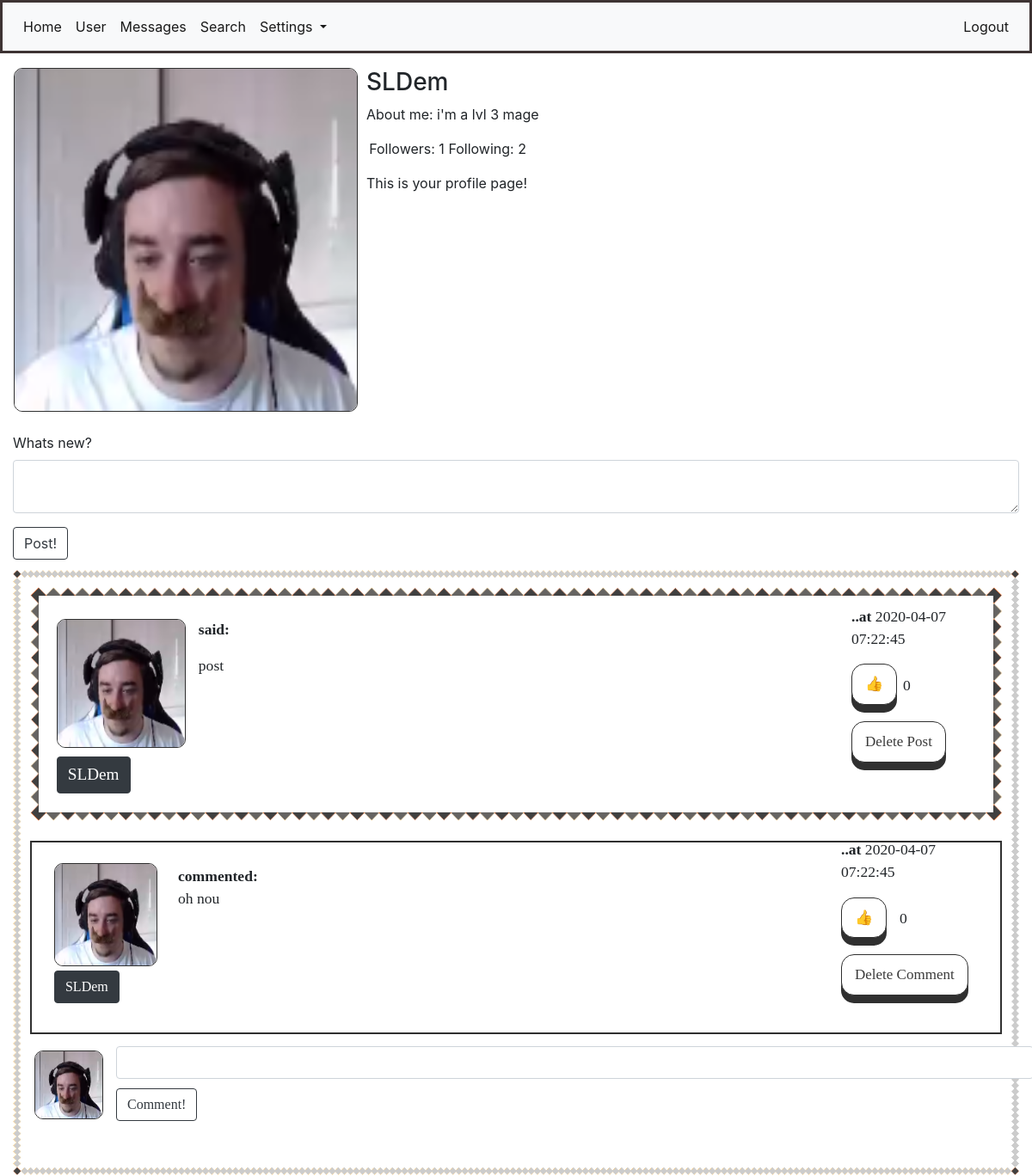
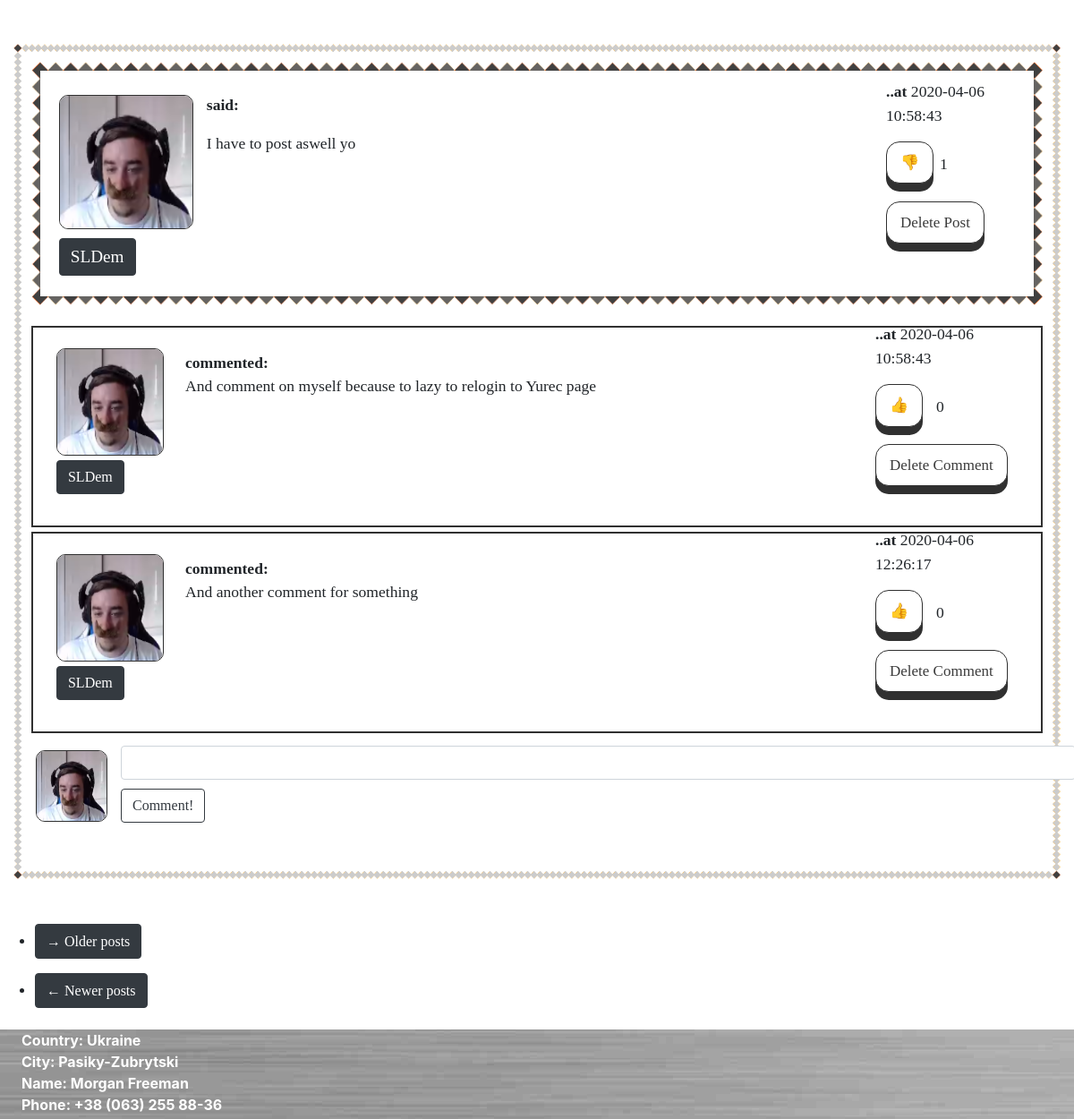
/user/SLDem (signed in), run on the app's committed database (2 pictures, top to bottom).
### app/models.py (models this page shows, shortened)
class User(UserMixin, db.Model):
    id = db.Column(db.Integer, primary_key=True)
    username = db.Column(db.String(64), index=True, unique=True)
    email = db.Column(db.String(124), index=True, unique=True)
    password_hash = db.Column(db.String(128))
    about_me = db.Column(db.String(1024))
    last_seen = db.Column(db.DateTime, default=datetime.utcnow())
    avatar_set = db.Column(db.Boolean, default=False)
    posts = db.relationship("Post", backref='author', lazy='dynamic')
    comments = db.relationship("Comment", backref='commenter', lazy='dynamic')
    followed = db.relationship(
        'User', secondary=followers,
        primaryjoin=(followers.c.follower_id == id),
        secondaryjoin=(followers.c.followed_id == id),
        backref=db.backref('followers', lazy='dynamic'), lazy='dynamic')
    liked = db.relationship(
        'PostLike',
        foreign_keys='PostLike.user_id',
        backref='user', lazy='dynamic')
    comment_liked = db.relationship(
        'CommentLike',
        foreign_keys='CommentLike.user_id',
        backref='user', lazy='dynamic')
    messages_sent = db.relationship(
        'Message',
        foreign_keys='Message.sender_id',
        backref='author', lazy='dynamic')
    messages_received = db.relationship(
        'Message',
        foreign_keys='Message.recipient_id',
        backref='recipient', lazy='dynamic')
    def liked_post(self, post):
        return PostLike.query.filter(PostLike.user_id == self.id,
                                     PostLike.post_id == post.id).count() > 0
    def liked_comment(self, comment):
        return CommentLike.query.filter(CommentLike.user_id == self.id,
                                        CommentLike.comment_id == comment.id).count() > 0

class Post(db.Model):
    id = db.Column(db.Integer, primary_key=True)
    body = db.Column(db.String(140))
    timestamp = db.Column(db.DateTime, index=True, default=datetime.utcnow())
    user_id = db.Column(db.Integer, db.ForeignKey('user.id'))
    likes = db.relationship('PostLike', backref='post', lazy='dynamic')
    comments = db.relationship('Comment', backref='comment', lazy='dynamic')

class Comment(db.Model):
    id = db.Column(db.Integer, primary_key=True)
    body = db.Column(db.String(1028))
    timestamp = db.Column(db.DateTime(), default=datetime.utcnow(), index=True)
    post_id = db.Column(db.Integer, db.ForeignKey('post.id'))
    user_id = db.Column(db.Integer, db.ForeignKey('user.id'))
    comment_likes = db.relationship('CommentLike', backref='comment', lazy='dynamic')

### app/routes.py (the view)
@login_required
@app.route('/user/<username>', methods=['POST', 'GET'])
def user(username):
    if current_user.is_authenticated:
        form = PostForm()
        if form.validate_on_submit():
            post = Post(body=form.post.data, author=current_user)
            db.session.add(post)
            db.session.commit()
            flash('Your post has been posted!')
            return redirect(url_for('user', username=current_user.username))
        user = User.query.filter_by(username=username).first_or_404()
        page = request.args.get('page', 1, type=int)
        comments = Comment.query.all()
        posts = user.posts.order_by(Post.timestamp.desc()).paginate(
            page, 8, False)
        next_url = url_for('user', username=user.username, page=posts.next_num) if posts.has_next else None
        prev_url = url_for('user', username=user.username, page=posts.prev_num) if posts.has_prev else None
        return render_template('user.html', title=user.username, user=user, username=current_user.username,
                               posts=posts.items, comments=comments, next_url=next_url, prev_url=prev_url, form=form)
    return redirect(url_for('login'))

### app/forms.py
class PostForm(FlaskForm):
    post = TextAreaField("Whats new?", validators=[DataRequired(), Length(min=1, max=1028)])
    submit = SubmitField('Post!')

### app/models.py (called while the page is built)
@login.user_loader
def load_user(id):
    return User.query.get(int(id))

### app/templates/user.html (shortened to what this page needs)
{% extends "base.html" %}
{% import "bootstrap/wtf.html" as wtf %}
{% block app_content %}
<table style="margin-top: 1%; ">
    <tr valign="top" style="width: 100%;">
        <td>
            {% if user.avatar_set %}
            <img class="avatar" height="400px" width="400px" src="/static/{{user.username}}.jpg">
            {% else %}
            <img class="roboavatar" src="{{ avatars.robohash(user.username, size='400') }}"/>
            {% endif %}
        </td>
        <td>
            <div style="margin-left: 0.5rem; width: 220%;">
                <h3>{{ user.username }}</h3>
                {% if user.about_me %}
                <p>About me: {{ user.about_me }}</p>
                {% endif %}
                <p style="margin-left: 0.2rem;">Followers: {{ user.followers.count() }} Following: {{
                    user.followed.count() }}</p>
                {% if user == current_user %}
                <p>This is your profile page!</p>
                {% elif not current_user.is_following(user) %}
                <a href="{{ url_for('follow', username=user.username) }}">
                    <button class="btn btn-dark">
                        <div class="link_button">Follow</div>
                    </button>
                </a>
                {% else %}
                <a href="{{ url_for('unfollow', username=user.username) }}">
                    <button class="btn btn-dark">
                        <div class="link_button">Unfollow</div>
                    </button>
                </a>
                {% endif %}
        </td>
    </tr>
</table>
<div style="margin-top: 2%; margin-bottom: 1%;">
    {% if form %}
    {{ wtf.quick_form(form, button_map={'submit':'btn btn-outline-dark'}) }}
    {% endif %}
</div>
{% for post in posts %}
{% include "_post.html" %}
{% endfor %}
<div style="margin-bottom: 2%; margin-top: 1%; margin-left: -1rem;">
    <nav aria-label="...">
        <ul>
            <li class="next{% if not next_url %} disabled{% endif %}">
                <a href="{{ next_url or '#' }}">
                    <button class="btn btn-dark">
                        <div class="link_button"><span aria-hidden="true">&rarr;</span> Older posts</div>
                    </button>
                </a>
            </li>
        </ul>
        <ul class="pager">
            <li class="previous{% if not prev_url %} disabled{% endif %}">
                <a href="{{ prev_url or '#' }}">
                    <button class="btn btn-dark">
                        <div class="link_button"><span aria-hidden="true">&larr;</span> Newer posts</div>
                    </button>
                </a>
            </li>
        </ul>
    </nav>
</div>
{% endblock %}

### app/templates/_post.html (shortened to what this page needs)
<div class="post_with_background" style="margin-bottom: 50px;">
    <div class="post">
        <div id="container_post">
            <div id="left_post">
                <div style="position: absolute; margin-left: -5px;">
                    <a href="{{ url_for('user', username=post.author.username) }}">
                        {% if post.author.avatar_set %}
                        <img class="avatar" height="150px" width="150px"
                             src="{{ url_for('static', filename=post.author.username + '.jpg') }}">
                        {% else %}
                        <img class="roboavatar" src="{{ avatars.robohash(post.author.username, size='150') }}"/>
                        {% endif %}
                    </a>
                </div>
                <div style="position: relative; margin-top: 160px; margin-left: -5px;">
                    <a href="{{ url_for('user', username=post.author.username) }}">
                        <button class="btn btn-dark">
                            <div class="username_in_post">{{ post.author.username }}</div>
                        </button>
                    </a>
                </div>
            </div>
            <div id="center_post">
                <p><b>said: </b></p>
                <p id="post{{ post.id }}">{{ post.body }}</p>
            </div>
            <div id="right_post">
                <p><b>..at</b> {{post.timestamp.replace(microsecond=0)}}</p>
                {% if current_user.liked_post(post) %}
                <div id="like_container">
                    <div id="like_button"><a href="{{ url_for('like_action', post_id=post.id, action='dislike') }}">
                        <div class="button">&#128078</div>
                    </a>
                    </div>
                    <div id="like_count"><p>{{ post.likes.count() }}</p></div>
                </div>
                {% else %}
                <div id="dislike_container">
                    <div id="dislike_button"><a href="{{ url_for('like_action', post_id=post.id, action='like') }}">
                        <div class="button">&#128077</div>
                    </a>
                    </div>
                    <div id="dislike_count"><p>{{ post.likes.count() }}</p></div>
                </div>
                {% endif %}
                <div class="delete_button">
                    {% if current_user.username == post.author.username %}
                    <a href="{{url_for('are_you_sure_post', post_id=post.id)}}">
                        <div class="button">Delete Post</div>
                    </a>
                    {% endif %}
                </div>
            </div>
        </div>
    </div>
    {% for comment in comments %}
    {% if comment in post.comments %}
    {% include "_comment.html" %}
    {% endif %}
    {% endfor %}
    <div id="container_post_comment">
        <div id="left_post_comment">
            {% if current_user.avatar_set %}
            <img class="avatar" height="80px" width="80px"
                 src="{{ url_for('static', filename=current_user.username + '.jpg') }}">
            {% else %}
            <img class="roboavatar" src="{{ avatars.robohash(current_user.username, size='80') }}"/>
            {% endif %}
        </div>
        <div id="right_post_comment">
            <form action="{{ url_for('comment', post_id=post.id) }}" method="post"
                  style="margin-bottom: 4%;">
                <input style="width: 100%; margin-bottom: 1%;" class="form-control" type=text name=comment>
                <input type=submit class="btn btn-outline-dark" value=Comment!>
            </form>
        </div>
    </div>
</div>

### app/templates/_comment.html
<div class="comment_with_border">
    <div id="container-comment">
        <div id="left_comment">
            <a href="{{ url_for('user', username=comment.commenter.username) }}">
                {% if comment.commenter.avatar_set %}
                <img class="avatar" height="120px" width="120px"
                     src="{{ url_for('static', filename=comment.commenter.username + '.jpg') }}">
                {% else %}
                <img class="roboavatar" src="{{ avatars.robohash(comment.commenter.username, size='120') }}"/>
                {% endif %}
            </a>
            <div style="position: relative; margin-top: 5px;">
                <a href="{{ url_for('user', username=comment.commenter.username) }}">
                    <button class="btn btn-dark">
                        <div class="link_button">{{ comment.commenter.username }}</div>
                    </button>
                </a>
            </div>
        </div>
        <div id="center_comment">
            </a><b>commented: </b>
            <p>{{ comment.body }}</p>
        </div>
        <div id="right_comment">
            <p><b>..at</b> {{comment.timestamp.replace(microsecond=0)}}</p>
            {% if current_user.liked_comment(comment) %}
            <div id="like_container">
                <div id="like_button"><a
                        href="{{ url_for('comment_like_action', comment_id=comment.id, action='dislike') }}">
                    <div class="button">&#128078</div>
                </a></div>
                <div id="like_count"><p>{{ comment.comment_likes.count() }}</p></div>
            </div>
            {% else %}
            <div id="dislike_container">
                <div id="dislike_button"><a
                        href="{{ url_for('comment_like_action', comment_id=comment.id, action='like') }}">
                    <div class="button">&#128077</div>
                </a></div>
                <div id="dislike_count"><p>{{ comment.comment_likes.count() }}</p></div>
            </div>
            {% endif %}
            <div class="delete_button">
                {% if current_user.username == post.author.username or current_user.username ==
                comment.commenter.username %}
                <a href="{{url_for('are_you_sure_comment', comment_id=comment.id)}}">
                    <div class="button">Delete Comment</div>
                </a>
                {% endif %}
            </div>
        </div>
    </div>
</div>

### app/static/main.css (style rules this page uses)
#container_post { width:100%; height: 190px; margin-bottom: 2%; }
#left_post { float: left; width: 160px; margin-left: 1%; margin-top: 0.1%; }
#center_post { margin: 0 auto; width: 80%; margin-top: 1%; margin-left: 155px; }
#right_post { float: right; width: 150px; margin-top: -100px; }
#left_comment { float: left; width: 130px; height: 130px; margin-left: 1%; margin-top: -0.2%; }
#center_comment { margin: 0 auto; width: 80%; margin-top: 1%; margin-left: 155px; }
#right_comment { float: right; width: 170px; margin-top: -100px; }
#container_post_comment { width:99%; }
#left_post_comment { float: left; width: 4.5%; margin-left: 5px; margin-top: 5px; }
#right_post_comment { margin: 0 auto; width: 95.4%; margin-top: 1.27%; margin-left: 100px; }
#like_container { width: 100%; }
#like_button { float: left; width: 40%; margin-bottom: 1.2rem; }
#like_count { float: right; width: 60%; margin-left: -40px; margin-top: 0.73rem; }
#dislike_container { width: 100%; }
#dislike_button { float: left; width: 40%; margin-bottom: 1.2rem; }
#dislike_count { float: right; width: 60%; margin-left: -40px; margin-top: 0.73rem; }
.delete_button { margin-top: 2.1rem; }
.avatar { border: 1px solid #303030; border-radius: 10px; }
.post_with_background { border: 10px solid transparent; padding: 10px; border-image: url('/static/border1.png') 30 round; font-family: 'Lobster Two', cursive; font-size: 1.1rem; }
.post { border: 10px solid transparent; padding: 15px; border-image: url('/static/border2.png') 15 round; margin-bottom: 2%; }
.comment_with_border { height: 225px; border: 2px solid #303030; padding: 15px; padding-bottom: 30px; margin-bottom: 5px; }
.username_in_post { text-decoration: none !important; font-family: 'Comic Sans MS', cursive; font-size: 1.2rem; display: inline-block; color: white; }
.link_button { text-decoration: none !important; font-family: 'Comic Sans MS', cursive; font-size: 1rem; display: inline-block; color: white; }
.button { outline: none !important; display: inline-block; padding: 10px 15px; font-size: 17px; cursor: pointer; text-align: center; text-decoration: none; outline: none; color: #3B3B3B !important; background-color: white; border: solid; border-color: #303030; border-width: 1px; border-radius: 15px; box-shadow: 0 9px #303030; }

### data on the page
User: username (picture), username "SLDem", about_me "i'm a lvl 3 mage"
Post: username (picture), author.username "SLDem", body "post", timestamp.replace "2020-04-07 07:22:45", likes.count "0"
Comment: username (picture), commenter.username "SLDem", body "oh nou", timestamp.replace "2020-04-07 07:22:45", comment_likes.count "0"
Post: username (picture), author.username "SLDem", body "I have to post aswell yo", timestamp.replace "2020-04-06 10:58:43", likes.count "1"
Comment: username (picture), commenter.username "SLDem", body "And comment on myself because to lazy to relogin to Yurec page", timestamp.replace "2020-04-06 10:58:43", comment_likes.count "0"
Comment: username (picture), commenter.username "SLDem", body "And another comment for something", timestamp.replace "2020-04-06 12:26:17", comment_likes.count "0"

### other printed values
{{ user.followers.count() }} "1"
{{ user.followed.count() }} "2"
